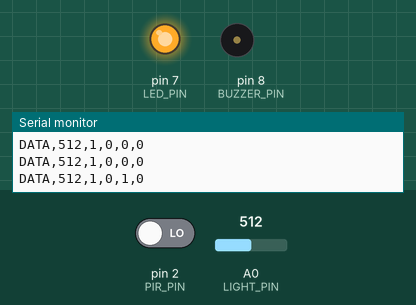
Bench run of a sketch on a simulated Arduino Uno, built with avr-gcc and run on an emulated ATmega328P. Shown: output pins drawn as LEDs (lit = HIGH), buzzer (waves = sounding, pin HIGH), the last lines printed to the serial monitor. The test bench sets the inputs (shaded band); at power-on: pin 2 (PIR_PIN) LOW, A0 (LIGHT_PIN) = 512.

Above: at 1.3 s.
1.4 s: pin 2 (PIR_PIN) driven HIGH
2.9 s: pin 2 (PIR_PIN) driven LOW
At 12.56 s:
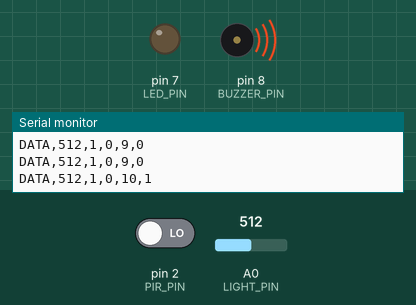
14.7 s: A0 (LIGHT_PIN) set to 366
18.2 s: A0 (LIGHT_PIN) set to 339
At 19.5 s:
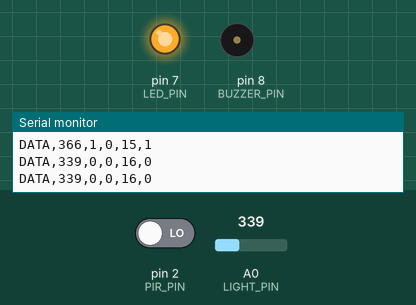
20.0 s: A0 (LIGHT_PIN) set to 360
At 20.5 s:
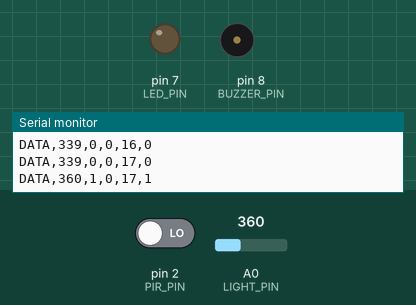
Timing chart, 0 to 24.5 s (numbered marks = the images above; inputs shaded):
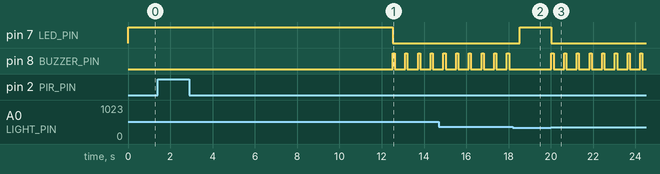

Measured:
- the behaviour switches between 351 and 350 on A0 (LIGHT_PIN) (found by bisection; images 1 and 2)
- after the input at 2.9 s, pin 7 (LED_PIN): HIGH → LOW after 9.6 s; pin 8 (BUZZER_PIN): alternates HIGH for 0.10 s and LOW for 0.50 s, starting after 9.6 s
- after the input at 18.2 s, pin 7 (LED_PIN): LOW → HIGH after 0.32 s; pin 8 (BUZZER_PIN): stops changing and stays LOW
- after the input at 20.0 s, pin 7 (LED_PIN): HIGH → LOW at once; pin 8 (BUZZER_PIN): alternates HIGH for 0.10 s and LOW for 0.50 s, starting at once

The sketch:

projecthack.ino
```cpp
const int LIGHT_PIN = A0;          // photoresistor on A0
const int PIR_PIN = 2;             // PIR output on digital pin 2
const int LED_PIN = 7;             // demo "room light" LED on pin 7
const int BUZZER_PIN = 8;          // buzzer on pin 8
const int LIGHT_THRESHOLD = 350;   // above this = lights on
const unsigned long NO_MOTION_LIMIT = 10000; // 10 seconds for testing

unsigned long lastMotionTime = 0;  // when we last saw motion

void setup() {
  Serial.begin(9600);              // start serial at 9600 baud
  pinMode(PIR_PIN, INPUT);         // PIR is an input
  pinMode(LED_PIN, OUTPUT);        // LED is an output
  pinMode(BUZZER_PIN, OUTPUT);     // buzzer is an output
}

void loop() {
  int light = analogRead(LIGHT_PIN);          // read light level
  bool lightsOn = light > LIGHT_THRESHOLD;    // are the lights on?
  bool motion = digitalRead(PIR_PIN) == HIGH; // is someone moving?

  if (motion) {
    lastMotionTime = millis();     // reset the timer on motion
  }

  unsigned long stillTime = millis() - lastMotionTime; // ms since last motion
  bool waste = lightsOn && stillTime > NO_MOTION_LIMIT; // lights on + empty room

  digitalWrite(LED_PIN, waste ? LOW : HIGH); // LED off when wasting

  // send one line for the Pi: DATA,light,lightsOn,motion,stillSeconds,waste
  Serial.print("DATA,");
  Serial.print(light);
  Serial.print(",");
  Serial.print(lightsOn ? 1 : 0);
  Serial.print(",");
  Serial.print(motion ? 1 : 0);
  Serial.print(",");
  Serial.print(stillTime / 1000);
  Serial.print(",");
  Serial.println(waste ? 1 : 0);

  if (waste) {
    digitalWrite(BUZZER_PIN, HIGH); // buzzer on
    delay(100);                     // short beep
    digitalWrite(BUZZER_PIN, LOW);  // buzzer off
  }

  delay(500);                       // send twice a second
}
```
